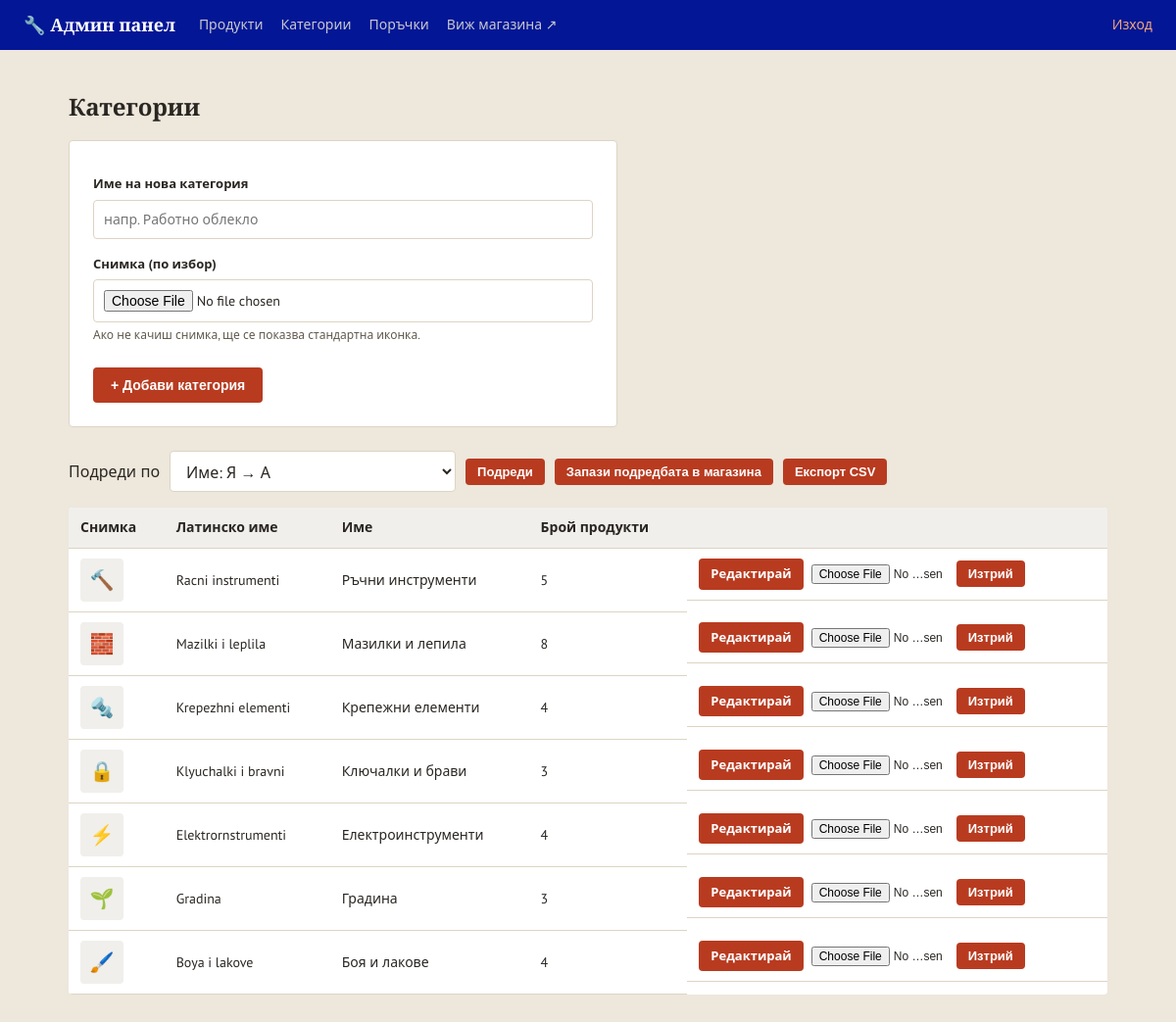
The app's page /admin/categories (signed in) with its own data.
### models.py (models this page shows, shortened)
class Category(db.Model):
    __tablename__ = 'categories'
    id = db.Column(db.Integer, primary_key=True)
    name = db.Column(db.String(100), nullable=False, unique=True)
    latin_name = db.Column(db.String(100), nullable=True, unique=True)
    image_url = db.Column(db.String(300), default='')
    products = db.relationship('Product', backref='category', lazy=True)
    updated_at = db.Column(
        db.DateTime, nullable=True,
        default=datetime.utcnow, onupdate=datetime.utcnow
    )

### app.py (the view, shortened to what this page needs)
@app.route('/admin/categories', methods=['GET', 'POST'])
@admin_required
def admin_categories():
    sort = (selected_sort(CATEGORY_SORTS) if 'sort' in request.args
            else saved_category_sort())
    categories = sorted_categories(sort)
    return render_template('admin/categories.html', categories=categories,
                           sort=sort, sort_options=CATEGORY_SORTS)

### app.py (called while the page is built, shortened)
@app.after_request
def compress_text_response(response):
    if (response.status_code in (204, 206, 304)
            or response.headers.get('Content-Encoding')):
        return response
    if response.mimetype not in {
        'text/html', 'text/plain', 'text/css', 'text/javascript',
        'application/javascript', 'application/json', 'application/ai-catalog+json',
        'application/xml',
        'text/xml', 'image/svg+xml',
    }:
        return response
    response.vary.add('Accept-Encoding')
    accepted = {}
    for item in request.headers.get('Accept-Encoding', '').lower().split(','):
        parts = item.strip().split(';')
        encoding = parts[0].strip()
        if not encoding:
            continue
    if accepted.get('gzip', accepted.get('*', 0.0)) <= 0:
        return response

@app.context_processor
def inject_whatsapp_number():
    return {'whatsapp_number': app.config['WHATSAPP_NUMBER'], 'asset_version': app.config['ASSET_VERSION']}

@app.context_processor
def inject_canonical_url():
    public_pages = {'index', 'category_view', 'product_view', 'contacts', 'returns_policy'}
    canonical_url = None
    if request.endpoint in public_pages and request.method in ('GET', 'HEAD'):
        canonical_url = app.config['CANONICAL_SITE_URL'] + url_for(
            request.endpoint, _external=False, **(request.view_args or {})
        )
    return {'canonical_url': canonical_url}

@app.before_request
def redirect_www_domain():
    if request.method in ('GET', 'HEAD') and request.host.partition(':')[0].lower() == 'www.e-jelezaria.bg':
        path = request.full_path.rstrip('?') if not request.query_string else request.full_path
        return redirect(app.config['CANONICAL_SITE_URL'] + path, code=301)

@app.context_processor
def inject_category_icons():
    return {'category_icons': CATEGORY_ICONS}

@app.context_processor
def inject_availability_info():
    return {'availability_labels': Product.AVAILABILITY_LABELS,
            'availability_badge_class': Product.AVAILABILITY_BADGE_CLASS,
            'availability_icons': Product.AVAILABILITY_ICONS}

def admin_required(view_func):
    @wraps(view_func)
    def wrapper(*args, **kwargs):
        if not session.get('is_admin'):
            flash('Моля, влезте в системата.', 'error')
            return redirect(url_for('admin_login', next=request.path))
        return view_func(*args, **kwargs)
    return wrapper

### templates/admin/categories.html (shortened to what this page needs)
{% extends 'admin/base.html' %}
{% block content %}
<h1 class="page-title">Категории</h1>
<form method="post" class="admin-form" enctype="multipart/form-data">
    <label for="name">Име на нова категория</label>
    <input type="text" id="name" name="name" placeholder="напр. Работно облекло" required>
    <label for="image_file">Снимка (по избор)</label>
    <input type="file" id="image_file" name="image_file" accept=".png,.jpg,.jpeg,.webp,.gif">
    <small class="field-hint">Ако не качиш снимка, ще се показва стандартна иконка.</small>
    <div class="admin-form-actions">
        <button type="submit" class="btn">+ Добави категория</button>
    </div>
</form>
<form class="list-toolbar" method="get">
    {% include 'sort_select.html' %}
    <button type="submit" class="btn btn-small">Подреди</button>
    <button type="submit" class="btn btn-small" formmethod="post"
            formaction="{{ url_for('admin_category_order') }}">Запази подредбата в магазина</button>
    <button type="submit" class="btn btn-small" formaction="{{ url_for('admin_categories_export') }}">Експорт CSV</button>
</form>
<table class="admin-table">
    <thead>
        <tr>
            <th>Снимка</th>
            <th>Латинско име</th>
            <th>Име</th>
            <th>Брой продукти</th>
            <th></th>
        </tr>
    </thead>
    <tbody>
        {% for c in categories %}
        <tr>
            <td>
                {% if c.image_url %}
                    <img {{ responsive_image_attrs(c.image_url, 320, '44px') }} alt="{{ c.name }}" class="admin-category-thumb">
                {% else %}
                    <span class="admin-category-thumb-placeholder">{{ category_icons.get(c.name, '🧰') }}</span>
                {% endif %}
            </td>
            <td{% if c.latin_name %} class="latin-name-cell"{% endif %}>{{ c.latin_name or '' }}</td>
            <td>{{ c.name }}</td>
            <td>{{ c.product_count }}</td>
            <td class="admin-actions">
                <a href="{{ url_for('admin_category_edit', category_id=c.id, sort=sort) }}"
                   class="btn btn-small">Редактирай</a>
                <form action="{{ url_for('admin_category_image', category_id=c.id) }}" method="post"
                      enctype="multipart/form-data" class="category-image-form">
                    <input type="file" name="image_file" accept=".png,.jpg,.jpeg,.webp,.gif"
                           onchange="this.form.submit()" title="Смени снимката">
                </form>
                <form action="{{ url_for('admin_category_delete', category_id=c.id) }}" method="post"
                      onsubmit="return confirm('Изтриване на категория \'{{ c.name }}\'?');">
                    <button type="submit" class="btn btn-small btn-danger">Изтрий</button>
                </form>
            </td>
        </tr>
        {% endfor %}
    </tbody>
</table>
{% endblock %}

### static/css/style.css (style rules this page uses)
:root { --steel: #0623e8; --steel-dark: #031696; --accent: #b83b20; --accent-dark: #a9361c; --highlight: #d9a441; --bg: #ede7dc; --card-bg: #ffffff; --border: #ddd4c3; --text: #2a2622; --text-light: #625a4e; --success: #3f6b45; --danger: #a23636; --radius: 4px; }
* { box-sizing: border-box; }
body { margin: 0; font-family: 'PT Sans', 'Segoe UI', Roboto, Arial, sans-serif; background: var(--bg); color: var(--text); line-height: 1.5; }
h1, h2, h3, .brand, .hero h1 { font-family: 'Bitter', Georgia, serif; }
a { color: inherit; text-decoration: none; }
.page-title { font-size: 24px; margin-bottom: 16px; }
.btn { display: inline-block; background: var(--accent); color: #fff; border: none; padding: 10px 18px; border-radius: var(--radius); font-weight: 600; cursor: pointer; font-size: 14px; }
.btn-small { padding: 6px 12px; font-size: 13px; }
.list-toolbar { display: flex; flex-wrap: wrap; align-items: center; gap: 10px; margin: 16px 0; }

### static/css/admin.css (style rules this page uses)
.admin-body { background: var(--bg); }
.admin-table { width: 100%; border-collapse: collapse; background: var(--card-bg); border-radius: var(--radius); overflow: hidden; }
.admin-table th, .admin-table td { padding: 10px 12px; border-bottom: 1px solid var(--border); text-align: left; font-size: 14px; }
.admin-table th { background: #f0efec; }
.admin-actions { display: flex; gap: 8px; flex-wrap: wrap; align-items: center; }
.admin-category-thumb-placeholder { width: 44px; height: 44px; display: flex; align-items: center; justify-content: center; font-size: 20px; background: #f0efec; border-radius: var(--radius); }
.category-image-form input[type="file"] { font-size: 12px; max-width: 140px; }
.btn-danger { background: var(--danger); }
.admin-form, .admin-inline-form { background: var(--card-bg); border: 1px solid var(--border); border-radius: var(--radius); padding: 24px; max-width: 560px; display: flex; flex-direction: column; gap: 6px; margin-bottom: 24px; }
.admin-form label { font-size: 13px; font-weight: 600; margin-top: 10px; }
.admin-form input, .admin-form select, .admin-form textarea, .admin-inline-form input { padding: 10px; border: 1px solid var(--border); border-radius: var(--radius); font-size: 14px; font-family: inherit; width: 100%; }
.admin-form-actions { display: flex; gap: 10px; margin-top: 18px; }
.field-hint { color: var(--text-light); font-size: 12px; margin-top: -2px; }

### records on screen
Category: get "🔨", latin_name "Racni instrumenti", name "Ръчни инструменти", product_count "5"
Category: get "🧱", latin_name "Mazilki i leplila", name "Мазилки и лепила", product_count "8"
Category: get "🔩", latin_name "Krepezhni elementi", name "Крепежни елементи", product_count "4"
Category: get "🔒", latin_name "Klyuchalki i bravni", name "Ключалки и брави", product_count "3"
Category: get "⚡", latin_name "Elektrornstrumenti", name "Електроинструменти", product_count "4"
Category: get "🌱", latin_name "Gradina", name "Градина", product_count "3"
Category: get "🖌️", latin_name "Boya i lakove", name "Боя и лакове", product_count "4"

### other values on screen
form field sort "Име: Я → А"
